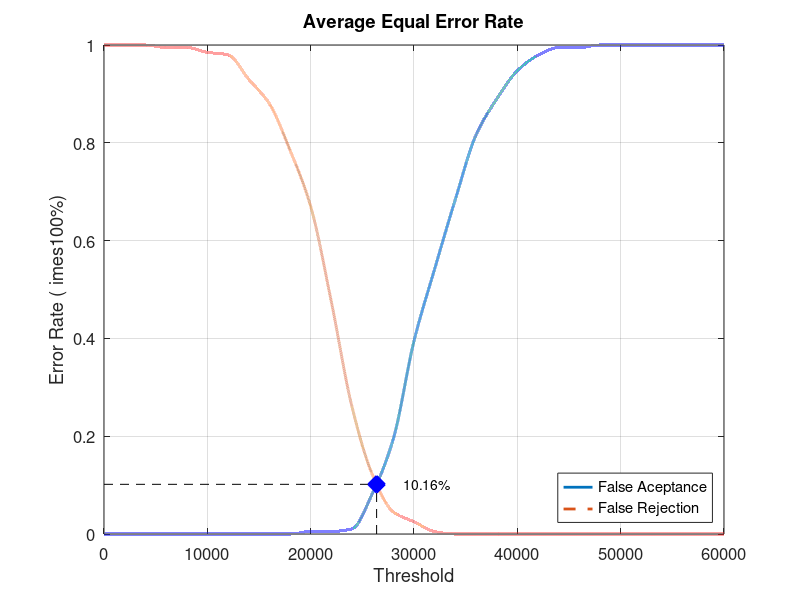
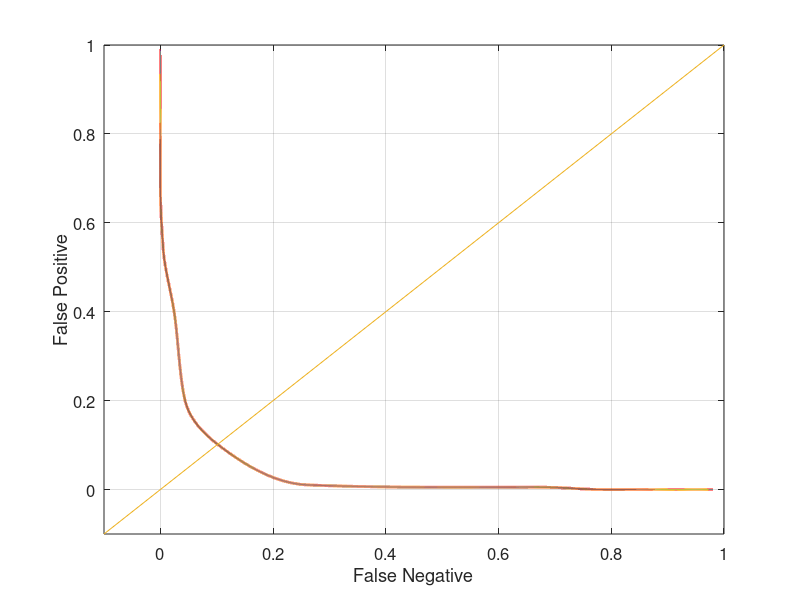

Here is the MATLAB script that generated these plots, in order:
close all;
clear;
clc;
x = 0:2000:60000;
xq = 0:0.5:60000;

y0 = [0 0 0 0 0 0 0 0 0 0 0.00526316 0.00526316 0.0105263 0.0842105 0.194737 0.394737 0.542105 0.684211 0.815789 0.889474 0.947368 0.978947 0.994737 0.994737 1 1 1 1 1 1 1]
yy0 = interp1(x, y0, xq, 'pchip');
y1 = [1 1 1 0.995 0.995 0.985 0.98 0.93 0.88 0.785 0.67 0.475 0.26 0.12 0.045 0.025 0.005 0 0 0 0 0 0 0 0 0 0 0 0 0 0]
yy1 = interp1(x, y1, xq, 'pchip');

% Calculating EER: 
y2 = abs(y0 - y1);
find(y2 == min(y2))
yy2 = abs(yy0 - yy1);
xEER = find(yy2 == min(yy2));
xEERIndex = xq(xEER) % X-axis EER
yEER = yy0(xEER) % Y-axis EER

main = figure
plot(xq, yy0,'-','LineWidth', 2);	hold on
plot(xq, yy1,'--','LineWidth', 2);	hold on
plot([xEERIndex xEERIndex], [0 yEER], 'k--');	hold on
plot([0 xEERIndex], [yEER yEER], 'k--');	hold on
plot(xEERIndex, yEER, 'bx', 'LineWidth', 10);	hold on
text(xEERIndex + 10 * xEERIndex / 100, yEER, [num2str(round((10000 * yEER)) / 100) '%'])
legend('False Aceptance', 'False Rejection', 'Location', 'SouthEast')
xlabel('Threshold')
ylabel('Error Rate (	imes100%)')
title('Average Equal Error Rate')
set(gca, 'FontSize', 12)
axis([0 60000 0 1])
grid on

print(main, 'Database1_1Main', '-dpng');
FNRxFPR = figure('Color', [1 1 1]);
plot(yy1, yy0, '-', yy1, yy0, 'LineWidth', 2);
hold on
y = -0.1:0.1:1
plot(y, y); 
set(gca, 'FontSize', 12)
xlabel('False Negative')
ylabel('False Positive')
axis([-0.1 1 -0.1 1])
set(gca, 'FontSize', 12)
grid on

print(FNRxFPR, 'Database1_1FNRxFPR','-dpng');
